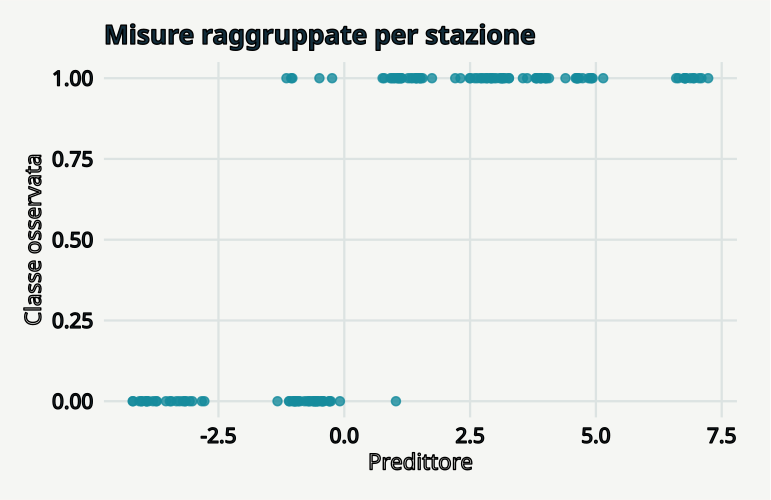

The script that saved this image:
# GeoStat Lab — funzioni comuni. R >= 4.3; ggplot2 >= 3.4; jsonlite.
suppressPackageStartupMessages(library(ggplot2))
col_geo <- c('#168B9C','#BC5B35','#7054A4','#A17B19','#227864','#64748B')
theme_set(theme_minimal(base_size=17, base_family='sans') + theme(
  plot.background=element_rect(fill='#F5F6F3',colour=NA),
  panel.background=element_rect(fill='#F5F6F3',colour=NA),
  panel.grid.minor=element_blank(),panel.grid.major=element_line(colour='#DCE3E2'),
  plot.title=element_text(size=19,face='bold',colour='#122D3B'),
  plot.subtitle=element_text(size=13,colour='#405560',margin=margin(b=12)),
  axis.text=element_text(size=15,colour='#273E4A'),axis.title=element_text(size=16),
  legend.position='bottom',legend.title=element_blank(),legend.text=element_text(size=14),
  strip.text=element_text(size=15,face='bold'),plot.margin=margin(18,24,18,18)))
metric <- function(...) data.frame(grandezza=names(c(...)),valore=as.character(c(...)),check.names=FALSE)
f <- function(x,d=3) {out<-formatC(x,digits=d,format='fg');out[!is.finite(x)]<-'Non definito';out}
line_plot <- function(d,x='x',y='y',title='',xl=x,yl=y,group=NULL) {
 p<-ggplot(d,aes(x=.data[[x]],y=.data[[y]]))
 if(is.null(group)) p<-p+geom_line(colour=col_geo[1],linewidth=1.05) else p<-p+aes(colour=.data[[group]],group=.data[[group]])+geom_line(linewidth=1)+scale_colour_manual(values=col_geo)
 p+labs(title=title,x=xl,y=yl)
}
point_plot <- function(d,x='x',y='y',title='',xl=x,yl=y,group=NULL) {
 p<-ggplot(d,aes(x=.data[[x]],y=.data[[y]]))
 if(is.null(group))p<-p+geom_point(colour=col_geo[1],size=2.5,alpha=.8) else p<-p+aes(colour=.data[[group]])+geom_point(size=2.7,alpha=.85)+scale_colour_manual(values=col_geo)
 p+labs(title=title,x=xl,y=yl)
}
hist_plot<-function(x,title='',xl='Valore',bins=20)ggplot(data.frame(x=x),aes(x))+geom_histogram(bins=bins,fill=col_geo[1],colour='#F5F6F3')+labs(title=title,x=xl,y='Frequenza')
bar_plot<-function(d,x='gruppo',y='valore',title='',yl='Valore')ggplot(d,aes(x=.data[[x]],y=.data[[y]],fill=.data[[x]]))+geom_col(width=.65)+scale_fill_manual(values=rep(col_geo,length.out=length(unique(d[[x]])) ))+guides(fill='none')+labs(title=title,x=NULL,y=yl)
map_plot<-function(d,z='z',title='',xl='Est [km]',yl='Nord [km]')ggplot(d,aes(x,y,fill=.data[[z]]))+geom_raster()+coord_equal()+scale_fill_gradientn(colours=c('#153F56','#298C9C','#B8CDB2','#F1D889','#AD542F'))+labs(title=title,x=xl,y=yl)
acf_data<-function(x,lag=20){a<-acf(x,lag.max=min(lag,length(x)-1),plot=FALSE);data.frame(x=as.vector(a$lag)[-1],y=as.vector(a$acf)[-1])}
# AR(1), distribuzione marginale stazionaria N(0, 1).
ar_series<-function(n,rho){x<-numeric(n);x[1]<-rnorm(1);for(i in 2:n)x[i]<-rho*x[i-1]+sqrt(1-rho^2)*rnorm(1);x}
# Distanze euclidee in unità metriche già dichiarate; nessuna conversione implicita di CRS.
dist_cross<-function(a,b)sqrt(outer(a[,1],b[,1],'-')^2+outer(a[,2],b[,2],'-')^2)
# Predittore IDW: i punti coincidenti ricevono esattamente il valore osservato.
idw<-function(xy,z,new,power=2){dd<-dist_cross(new,xy);apply(dd,1,function(d)if(any(d<1e-10))mean(z[d<1e-10])else weighted.mean(z,d^(-power)))}
# CART didattico binario: divisioni assiali che minimizzano l'impurità di Gini.
cart_fit<-function(x,y,depth=2,minleaf=4){
 node<-list(p=mean(y),n=length(y));if(depth<1||length(unique(y))<2||length(y)<2*minleaf)return(node)
 best<-Inf
 for(j in seq_len(ncol(x))){v<-sort(unique(x[,j])); if(length(v)<2)next
  for(cut in (head(v,-1)+tail(v,-1))/2){left<-x[,j]<=cut;nl<-sum(left);nr<-sum(!left);if(min(nl,nr)<minleaf)next
   score<-nl*mean(y[left])*(1-mean(y[left]))+nr*mean(y[!left])*(1-mean(y[!left]))
   if(score<best){best<-score;node$j<-j;node$cut<-cut;split<-left}
  }
 }
 if(is.finite(best)){node$left<-cart_fit(x[split,,drop=FALSE],y[split],depth-1,minleaf);node$right<-cart_fit(x[!split,,drop=FALSE],y[!split],depth-1,minleaf)};node
}
cart_predict<-function(tree,x)apply(x,1,function(row){t<-tree;while(!is.null(t$j))t<-if(row[t$j]<=t$cut)t$left else t$right;t$p})

p <- list(station = 4, seed = 17)
set.seed(p$seed)
g <- rep(1:12, each = 12)

u <- rnorm(12, 0, p$station)

x <- u[g] + rnorm(144, sd = 0.2)

y <- as.integer(u[g] + rnorm(144, sd = 0.5) > 0)

data <- data.frame(x = x, y = y, stazione = g)

random <- sample(1:144, 96)

group <- which(g <= 8)

score <- function(tr) {
    te <- setdiff(1:144, tr)
    pred <- sapply(x[te], function(v) y[tr[which.min(abs(x[tr] - v))]])
    mean(pred == y[te])
}

plots <- list(point_plot(data, title = "Misure raggruppate per stazione", xl = "Predittore", 
    yl = "Classe osservata"))

metrics <- metric(`Accuratezza separazione casuale` = f(score(random)), `Accuratezza nuove stazioni` = f(score(group)), 
    `Stazioni complessive` = 12)
print(metrics,row.names=FALSE)
ggplot2::ggsave('m16-bersaglio-B.svg',plots[[1]],device=svglite::svglite,width=7.7,height=5.0,bg='#F8F6F1')
